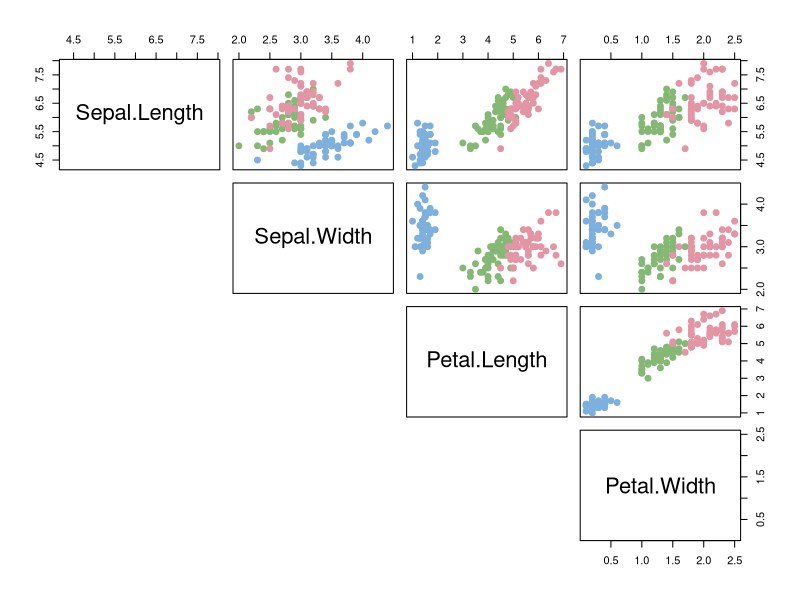
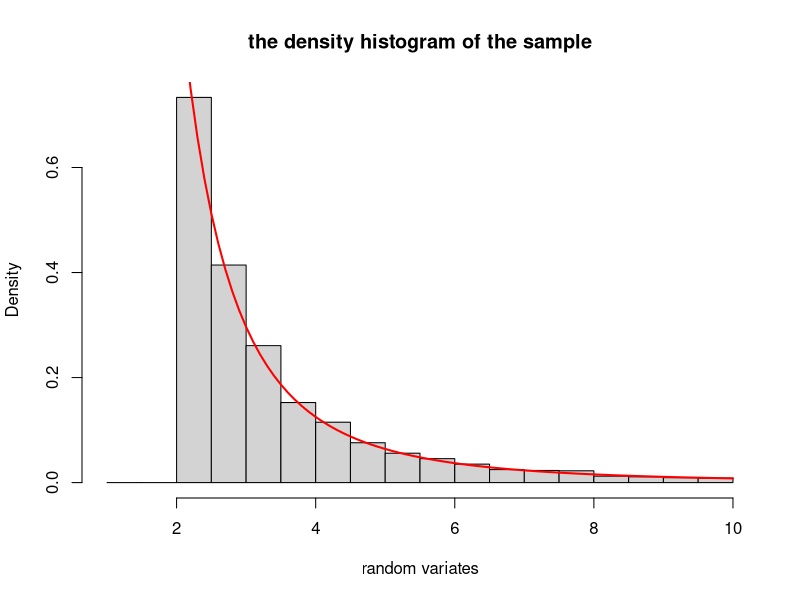
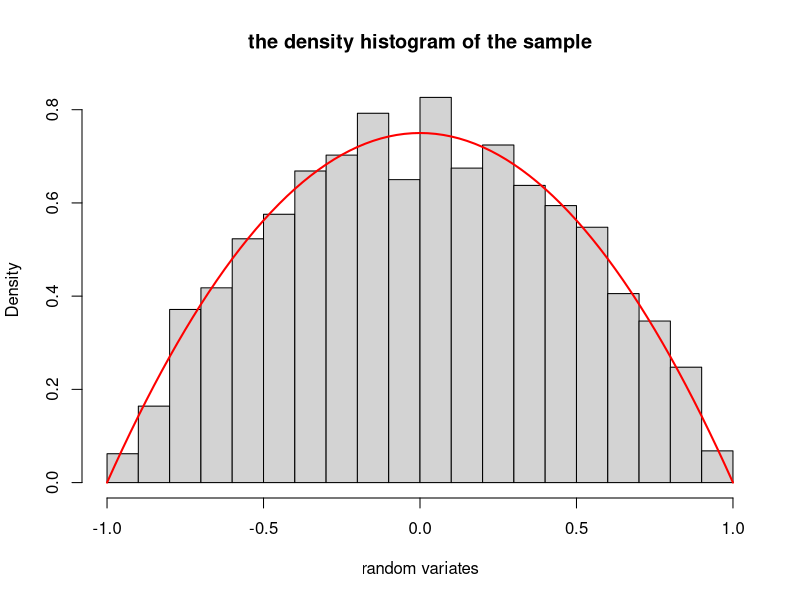
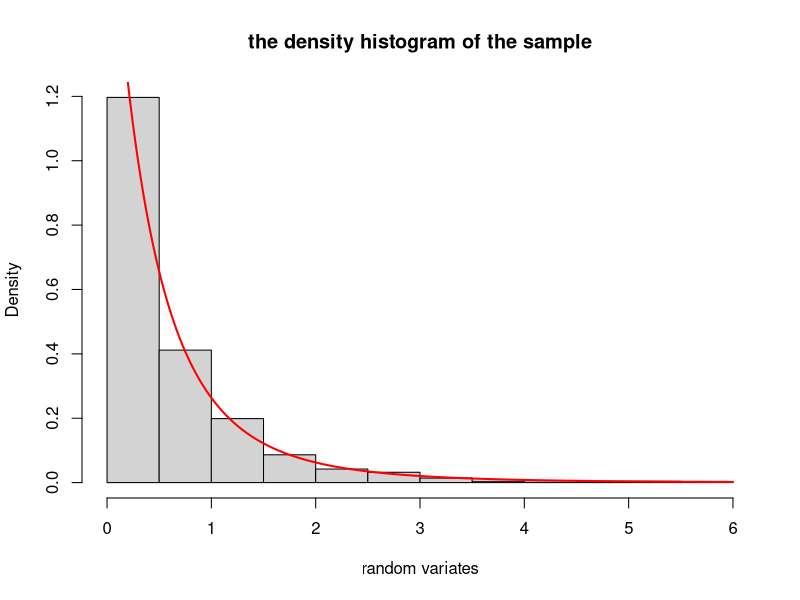
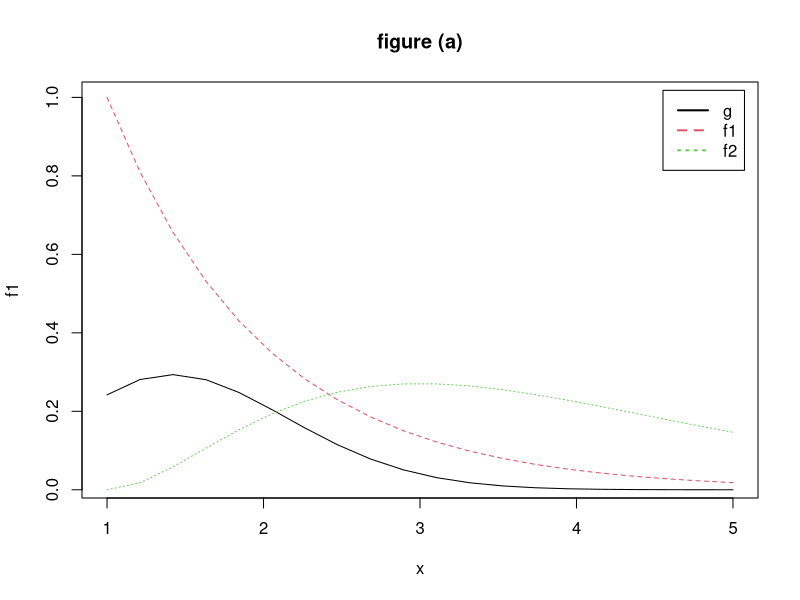
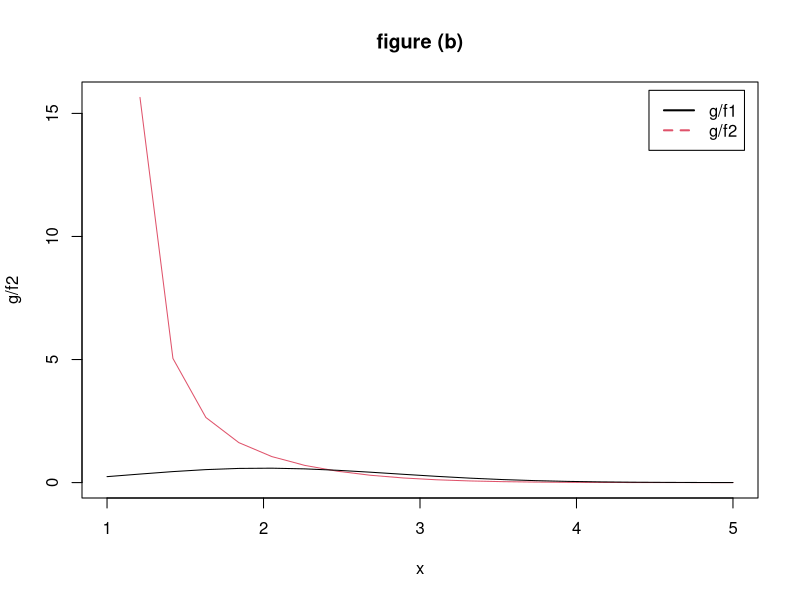
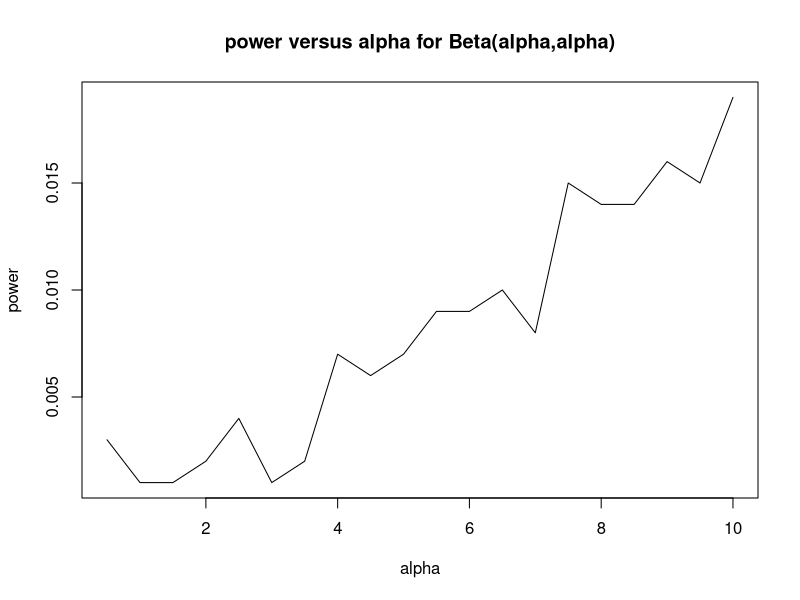
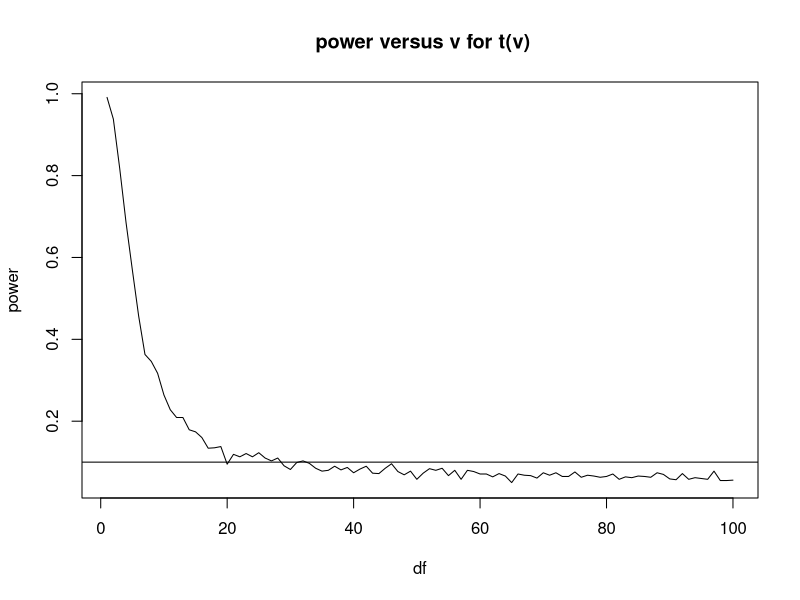

Generate these figures, in order, with R:
## ---- chunk 1
knitr::kable(summary(iris))
## ---- chunk 2
iris <- datasets::iris
iris2 <- iris[, -5]
species_labels <- iris[, 5]
library(colorspace) # get nice colors
species_col <- rev(rainbow_hcl(3))[as.numeric(species_labels)]
# Plot a SPLOM:
pairs(
  iris2,
  col = species_col,
  lower.panel = NULL,
  cex.labels = 2,
  pch = 19,
  cex = 1.2
)
## ---- chunk 3
n <- 10000
u <- runif(n)
x <- 2 / ((1 - u) ^ (1 / 2))
#After many attempts, discard some values with low probability of occurrence, and select appropriate coordinates for drawing
x <- x[x <= 10]
y <- seq(1, 10, 0.5)
hist(
x,
prob = TRUE,
breaks = y,
main = "the density histogram of the sample",
xlab = "random variates"
)
y <- seq(2, 10, 0.1)
lines(y, 8 / (y ^ 3), col = "red", lwd = 2)

## ---- chunk 4
n <- 10000
u1 <- runif(n, min = -1, max = 1)
u2 <- runif(n, min = -1, max = 1)
u3 <- runif(n, min = -1, max = 1)
u4 <- u3
u4 <- u2[(abs(u3) > abs(u2)) & (abs(u3) > abs(u1))]
hist(
  u4,
  prob = TRUE,
  breaks = seq(-1, 1, 0.1),
  main = "the density histogram of the sample",
  xlab = "random variates"
)
y <- seq(-1, 1, 0.025)
lines(y, 0.75 * (1 - y ^ 2), col = "red", lwd = 2)
## ---- chunk 5
n <- 1000
r <- 4
beta <- 2
lambda <- rgamma(n, r, beta)
x <- rexp(n, lambda)
#After many attempts, discard some values with low probability of occurrence, and select appropriate coordinates for drawing
x <- x[x <= 6]
hist(
  x,
  prob = TRUE,
  breaks = seq(0, 6, 0.5),
  main = "the density histogram of the sample",
  xlab = "random variates"
)
y <- seq(0, 6, 0.025)
lines(y, 64 / (2 + y) ^ 5, col = "red", lwd = 2)
## ---- chunk 6
Monte_carlo <- function(n) {
  set.seed(12306)
  # generate n random number from distribution U[0,pi/3]
  r <- runif(n, min = 0, max = pi / 3)
  # use the sample mean to estimate the population mean
  MC_value <- pi / 3 * mean(sin(r))
  # calcullate the true value use function: integrate
  true_value <- 0 + integrate(sin, 0, pi / 3)$value
  return(c(MC_value, true_value))
}
# simulation
#Use x to represent our result
x <- Monte_carlo(1000000)
names(x) <- c("MC-estimate", "true-value")
knitr::kable(x)
## ---- chunk 7
set.seed(12306)
MC.Phi <- function(n, R = 10000, antithetic = TRUE) {
t <- NULL 
for (i in 1:n) {
  u <- runif(R / 2)
  if (!antithetic)
    v <- runif(R / 2)
  else
    v <- 1 - u
  u <- c(u, v)
  t <- c(t, mean(exp(u)))
}
  t
}
# simulation
n <- 100
MC1 <- MC.Phi(n, anti = FALSE)
MC2 <- MC.Phi(n, anti = TRUE)
x <- c(mean(MC1), mean(MC2), exp(1) - 1)
names(x) <-
  c("simple Monte Carlo method",
    "antithetic variate approach",
    "true-value")
knitr::kable(x)
## ---- chunk 8
print((var(MC1) - var(MC2))/var(MC1))
## ---- chunk 9
set.seed(12306)
x <- seq(1,5,length.out = 20)
    g <- exp(-x^2/2)*x^2/sqrt(2*pi)
    f1 <- exp(-x+1)
    f2 <- 1/2*(x-1)^2 *exp(-x+1)
#figure (a)
plot(f1~x,type = "l",col=2,lty=2,main="figure (a)")
lines(g~x,col=1,lty=1)
lines(f2~x,col=3,lty=3)
legend("topright", legend =c("g", "f1", "f2"),
           lty = 1:3, lwd = 2, inset = 0.02,col=1:3)
#figure (b)
plot(g/f2~x,type = "l",col=2,main="figure (b)")
lines(g/f1~x,col=1)
legend("topright", legend =c("g/f1", "g/f2"),
           lty = 1:2, lwd = 2, inset = 0.02,col=1:2)


m <- 10000
  theta.hat <- se <- numeric(2)
  g <- function(x) exp(-x^2/2)*x^2/sqrt(2*pi) * (x > 1)
x <- rexp(m, rate= 1)+1 #using f1
  fg <- g(x)/exp(-x+1)
  theta.hat[1] <- mean(fg)
  se[1] <- sd(fg)
x <- rgamma(m, shape=3, rate = 1)+1 #using f2
  fg <- g(x)/(1/2*(x-1)^2 *exp(-x+1))
  theta.hat[2] <- mean(fg)
  se[2] <- sd(fg)
  res <- rbind(theta=round(theta.hat,3), se=round(se,3))
  colnames(res) <- paste0('f',1:2)
  knitr::kable(res,align='c')
## ---- chunk 10
F<-function(x) return((1-exp(-x))/(1-exp(-1))) # distribution function
F_inverse<-function(x) return(-log(1-(1-exp(-1))*x)) # the inverse function of distribution function
G<-function(x) return((1-exp(-1))/(5*(1+x^2))) # the function of the random variable, we want to calculate its expectation
f<-function(x) return(5*exp(-x)/(1-exp(-1))) # density function of random variable in each subinterval

quant<-F_inverse(seq(0,1,by=1/5)) # interval endpoints of the 5 subintervals
g<-(quant[-1]-quant[-6])^-1 # the density function of uniform distridution in each subinterval
theta_hat<-numeric(100)
for(k in 1:100){
theta<-numeric(5)
for(i in 1:5){
  # use acceptance-rejection method to generate the random number
 
  random_vector<-numeric(0)
  
  c<-f(quant[i])/g[i]
  while (length(random_vector)<2000) {
    Y<-runif(1,min=quant[i],max=quant[i+1])
    U<-runif(1)
    if(U<(f(Y)/(c*g[i]))) random_vector<-c(random_vector,Y)
  }
  
  theta[i]<-mean(G(random_vector))
  
}


theta_hat[k]<-sum(theta)
}
list(theta_hat=theta_hat,sd=sd(theta_hat))
## ---- chunk 11
cpt<-function(m,n=20,alpha=0.05){
  # m: the number of random experiment
  # n: the number of random numbers generated in each experiment
  # alpha: the significance level.
  # generate matrix of random numbers of dim m*n
  chisq<-matrix(rchisq(m*n,df=2),nrow = m,ncol = n)
  # calculate the symmetric t confidence interval according to each row of random numbers
  interval_cal<-function(x) return(c(mean(x)-var(x)/sqrt(n)*qt(1-alpha/2,df=n-1),
                                 mean(x)-var(x)/sqrt(n)*qt(alpha/2,df=n-1)))
  interval_matix<-t(apply(chisq,1,interval_cal))
  # calculate the empirical confidence level
  return(1/m*sum(2> interval_matix[,1]&2<interval_matix[,2]))
  
}
cpt(m=1000)
## ---- chunk 12
upper_bound<-replicate(1000,expr={
  n<-20
  alpha<-0.05
  x <- rchisq(n, df=2)
  (n-1) * var(x) / qchisq(alpha, df = n-1)
})
cpt_variance<-mean(upper_bound>4)

cat('the empirical confidence level for variance is:', cpt_variance)
## ---- chunk 13
set.seed(12306)
library(knitr)
sig <-0.05 # significance level
m <-1000 # times of simulations
n <-500 # number of replications in each simulation
cv <- qnorm(1-sig/2, 0, sqrt(6*(n-2) / ((n+1)*(n+3))))

# sk is the fuction used to compute the sample skewness coeff.

sk <- function(x) {
xbar <- mean(x)
m3 <- mean((x - xbar)^3)
m2 <- mean((x - xbar)^2)
return( m3 / m2^1.5 )
}

alpha<- seq(0.5,10,by=0.5) # parameter of symmetric beta distribution
power<-numeric(length(alpha))

for(i in 1:length(alpha)){
   reject_i<-replicate(m,expr={
   rand_num<-rbeta(n,alpha[i],alpha[i])  
   skew<-sk(rand_num) 
   as.integer(abs(skew)>=cv) 
     
   })
   
  power[i]<-mean(reject_i)
}
plot(alpha ,power,type='l', xlab='alpha',ylab='power', main='power versus alpha for Beta(alpha,alpha)')

## ---- chunk 14
knitr::kable (rbind(alpha,power),format = 'html',row.names = T,digits = 2)
## ---- chunk 15
# the degree of freedom of the T distribution
v<-1:100

m <-1000 # times of simulations
n <-500 # number of replications in each simulation
cv <- qnorm(1-sig/2, 0, sqrt(6*(n-2) / ((n+1)*(n+3)))) # the critical value

# store the power 
power_t<-numeric(100)

for(j in v){

reject.t<- vector('numeric',length=m)

for(i in 1:m){
  rand_num<-rt(n,df=j)
  skew<-sk(rand_num)
  reject.t[i]<-as.integer(abs(skew)>=cv)
}
power_t[j]<-mean(reject.t)
}

plot(v,power_t,xlab='df',ylab='power',type='l',main=' power versus v for t(v)')

abline(h=0.1)
## ---- chunk 16
set.seed(12306)
a <- 0.055
n <- c(10,30,50,100,200,500)
mu1 <- mu2 <- 0
sigma1 <- 1
sigma2 <- 1.5
m <- 1e4
result <- matrix(0, length(n), 2)

countFtest <- function(x, y){
  X <- x - mean(x)
  Y <- y - mean(y)
  x1 <- sum(X > max(Y)) + sum(X < min(Y))
  y1 <- sum(Y > max(X)) + sum(Y < min(X))
return (as.integer(max(c(x1, y1)) > 5))
}

for (i in 1:length(n)){ 
  ni <- n[i]
  tests <- replicate(m, expr={
  x <- rnorm(ni, mu1, sigma1)
  y <- rnorm(ni, mu2, sigma2)
  Fp <- var.test(x, y)$p.value
  Ftest <- as.integer(Fp <= a)
c(countFtest(x, y), Ftest)
})
result[i, ] <- rowMeans(tests)
}
data.frame(n=n, CF=result[, 1], Fp=result[, 2])
## ---- chunk 17
set.seed(12306)
LSAT <- c(576,635,558,578,666,580,555,661,651,605,653,575,545,572,594)
GPA <- c(339,330,281,303,344,307,300,343,336,313,312,274,276,288,296)
x <- cbind(LSAT,GPA)
n <- 15
b.cor <- function(x,i) cor(x[i,1],x[i,2])
theta.hat <- b.cor(x,1:n)
theta.jack <- numeric(n)
for(i in 1:n)theta.jack[i] <- b.cor(x,(1:n)[-i])
bias.jack <- (n-1)*(mean(theta.jack)-theta.hat)
se.jack <-sqrt((n-1) *mean((theta.jack - mean(theta.jack))^2))
list(bias.jack=bias.jack, se.jack=se.jack)
